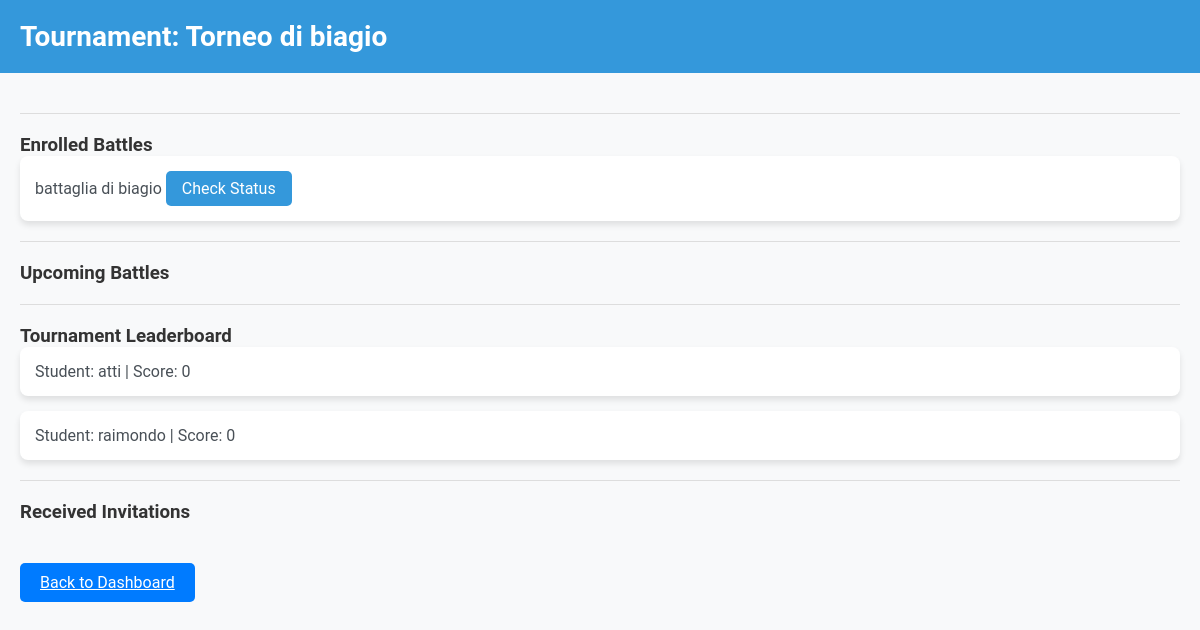
/ckbapp/tournament/35/status/ (signed in), run on the app's committed database.
### ckbapp/models.py (models this page shows)
class Tournament(models.Model):
    name = models.CharField(max_length=255)
    registrationDeadline = models.DateField()
    endingDate = models.DateField()
    description = models.TextField()
    creator = models.ForeignKey(Educator, on_delete=models.CASCADE, related_name='tournaments_created', default=None)
    educators = models.ManyToManyField(Educator, related_name='tournaments_managed', blank=True)
    students = models.ManyToManyField(Student, related_name='tournaments_participated', blank=True)

class Battle(models.Model):
    name = models.CharField(max_length=255)
    maxStudentsForTeam = models.IntegerField()
    registrationDeadline = models.DateField()
    submissionDeadline = models.DateField()
    tournament = models.ForeignKey('Tournament', on_delete=models.CASCADE, related_name='battles')
    teams = models.ManyToManyField('Team', related_name='battles_participated')
    creator = models.ForeignKey(Educator, on_delete=models.CASCADE, related_name='battle_created', default=None)
    codeKata = models.FileField(upload_to='code_katas/', blank=False, null=False)
    has_started = models.BooleanField(default=False)
    evaluated = models.BooleanField(default=False)
    security = models.BooleanField(default=False)
    reliability = models.BooleanField(default=False)
    maintainability = models.BooleanField(default=False)

class TournamentLeaderboard(models.Model):
    student = models.ForeignKey(Student, on_delete=models.CASCADE)
    score = models.IntegerField(default=0, validators=[MinValueValidator(0), MaxValueValidator(100)])
    tournament = models.ForeignKey('Tournament', on_delete=models.CASCADE, related_name='tournament_leaderboard')

class Student(models.Model):
    user = models.OneToOneField(User, on_delete=models.CASCADE, primary_key=True, default=None)

### ckbapp/views.py (the view, shortened to what this page needs)
# urls.py: path('tournament/<int:tournament_id>/status/', tournament_status_page_student, name='tournament_status_page_student'),
@login_required
def tournament_status_page_student(request, tournament_id):
    student = request.user.student
    tournament = get_object_or_404(Tournament, id=tournament_id)
    enrolled_battles = Battle.objects.filter(teams__members=student, tournament=tournament)
    upcoming_battles = Battle.objects.filter(tournament=tournament, registrationDeadline__gte=timezone.now().date()).exclude(teams__members=student)
    tournament_leaderboard = TournamentLeaderboard.objects.filter(tournament=tournament).order_by('-score')
    received_invitations = Invite.objects.filter(invited_student=request.user.student, is_accepted=False, battle__tournament__id=tournament.id)
    return render(request, 'ckbapp/tournament_status_page_student.html', {
        'tournament': tournament,
        'enrolled_battles': enrolled_battles,
        'upcoming_battles': upcoming_battles,
        'tournament_leaderboard': tournament_leaderboard,
        'received_invitations' : received_invitations
    })

### ckbapp/templates/ckbapp/tournament_status_page_student.html (shortened to what this page needs)
<!DOCTYPE html>
<html lang="en">
<head>
    {% load static %}
    <link rel="stylesheet" type="text/css" href="{% static '/ckbapp/css/tournament_status_page_student.css' %}">
</head>
<body class="page-container">
    <div class="header-container">
        <h2 class="tournament-title">Tournament: {{ tournament.name }}</h2>
    </div>
    <div class="content-container">
        <div class="separator"></div>
        <section class="enrolled-battles-section">
            <h3 class="section-title">Enrolled Battles</h3>
            <ul class="battles-list">
                {% for battle in enrolled_battles %}
                    <li class="battle-item">
                        {{ battle.name }}
                        <a href="{% url 'battle_status_student' battle.id %}" class="check-status-btn">Check Status</a>
                    </li>
                {% endfor %}
            </ul>
        </section>
        <div class="separator"></div>
        <section class="upcoming-battles-section">
            <h3 class="section-title">Upcoming Battles</h3>
        </section>
        <div class="separator"></div>
        <section class="leaderboard-section">
            <h3 class="section-title">Tournament Leaderboard</h3>
            <ul class="leaderboard-list">
                {% for entry in tournament_leaderboard %}
                    <li class="leaderboard-item">
                        Student: {{ entry.student.user.username }} | Score: {{ entry.score }}
                    </li>
                {% endfor %}
            </ul>
        </section>
        <div class="separator"></div>
        <section class="received-invitations-section">
            <h3 class="section-title">Received Invitations</h3>
        </section>
        <a href="{% url 'student_dash' %}" class="back-to-dashboard-link">Back to Dashboard</a>
    </div>
</body>
</html>

### ckbapp/static/ckbapp/css/tournament_status_page_student.css (style rules this page uses)
body, h1, h2, h3, p, ul { margin: 0; padding: 0; }
body { font-family: 'Roboto', sans-serif; background-color: #f8f9fa; color: #495057; }
.page-container { max-width: 1200px; margin: 0 auto; }
.header-container { background-color: #3498db; color: #fff; padding: 20px; }
.tournament-title { font-size: 28px; margin: 0; }
.content-container { padding: 20px; }
.section-title { color: #333; }
.battles-list { list-style: none; padding: 0; }
.battle-item { background-color: #fff; box-shadow: 0 4px 6px rgba(0, 0, 0, 0.1); margin-bottom: 15px; padding: 15px; border-radius: 8px; transition: transform 0.3s ease-in-out; }
.check-status-btn, .join-battle-btn { display: inline-block; background-color: #3498db; color: #fff; text-decoration: none; padding: 8px 16px; border-radius: 5px; transition: background-color 0.3s ease-in-out; }
.leaderboard-list { list-style: none; padding: 0; }
.leaderboard-item { background-color: #fff; box-shadow: 0 4px 6px rgba(0, 0, 0, 0.1); margin-bottom: 15px; padding: 15px; border-radius: 8px; transition: transform 0.3s ease-in-out; }
.received-invitations-section { margin-bottom: 20px; }
.back-to-dashboard-link { display: inline-block; margin-top: 20px; padding: 10px 20px; background-color: #007BFF; color: #fff; border-radius: 5px; transition: background-color 0.3s ease; }
.separator { margin: 20px 0; border-top: 1px solid #dddddd; }

### data on the page
Tournament: name "Torneo di biagio"
Battle: name "battaglia di biagio"
TournamentLeaderboard: student.user.username "atti", score "0"
TournamentLeaderboard: student.user.username "raimondo", score "0"
